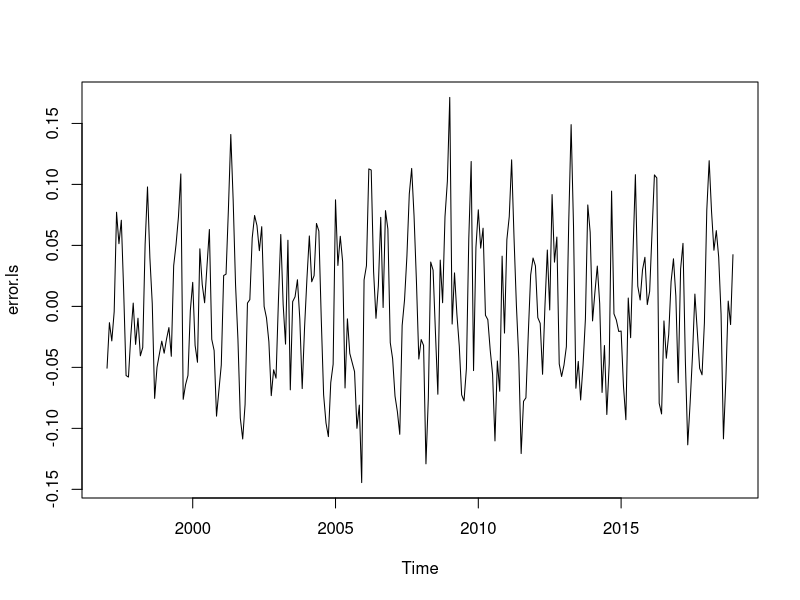
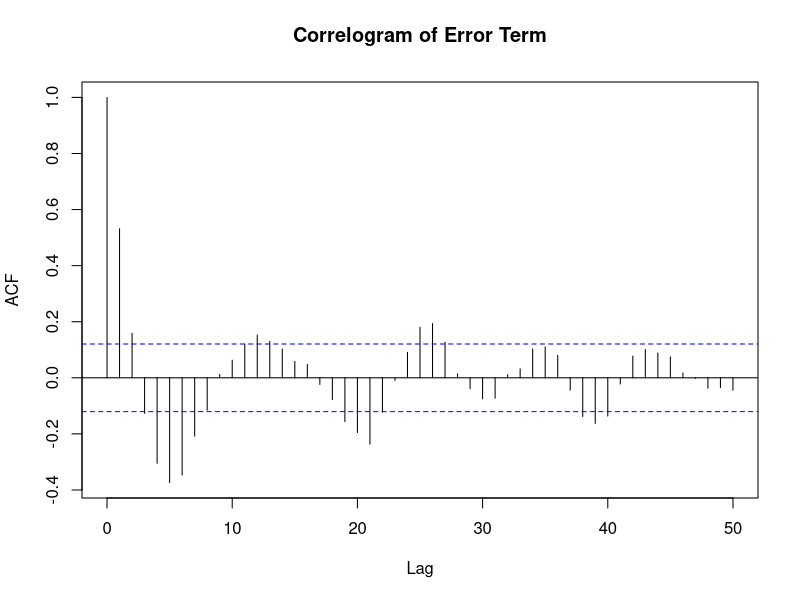
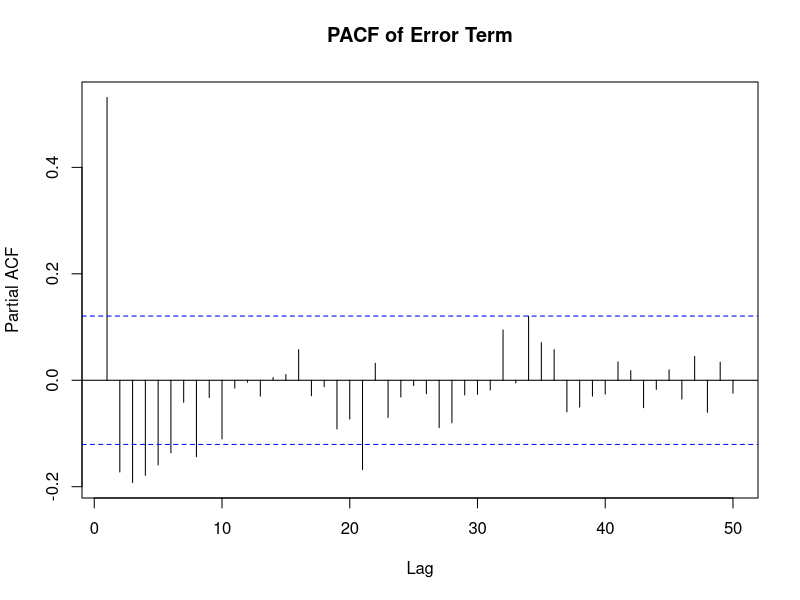

These charts were generated, in order, by the following R code:
## ---- chunk 1
knitr::opts_chunk$set(echo = TRUE)
#if you do not have the package, type install.packages("name_of_the_package")
library(knitr)
library(tseries)
library(forecast)
## ---- chunk 2
# this is where your R code goes

data <- read.csv("employee_wages_total_industry.csv")

data.ts <- ts(data$employee_wages,
              start = c(1997, 1),
              frequency = 12)

# January 1997 to December 2018 as the training set for model fitting
data.ts.train <- window(data.ts,
                        start = c(1997, 1),
                        end = c(2018, 12),
                        frequency = 12)
  
# from January 2019 to December 2019 as the test set
data.ts.test <- window(data.ts,
                       start = c(2019, 1),
                       end = c(2019, 12),
                       frequency = 12)

# LOESS Smoothing
data.ts.ls <- stl(data.ts.train, s.window = "periodic")

error.ls <- data.ts.ls$time.series[, "remainder"]
plot(error.ls)

# Model fitting for Remainder Term
error.time.ls <- seq_along(error.ls)
error.ls.df <- data.frame("Remainder" = error.ls,
                          "Time" = error.time.ls)

acf(as.vector(error.ls),
    lag.max = 50,
    main = "Correlogram of Error Term")

pacf(as.vector(error.ls),
     lag.max = 50,
     main = "PACF of Error Term")

## ---- chunk 3
# this is where your R code goes

## ---- chunk 4
# this is where your R code goes
## ---- chunk 5
# this is where your R code goes
